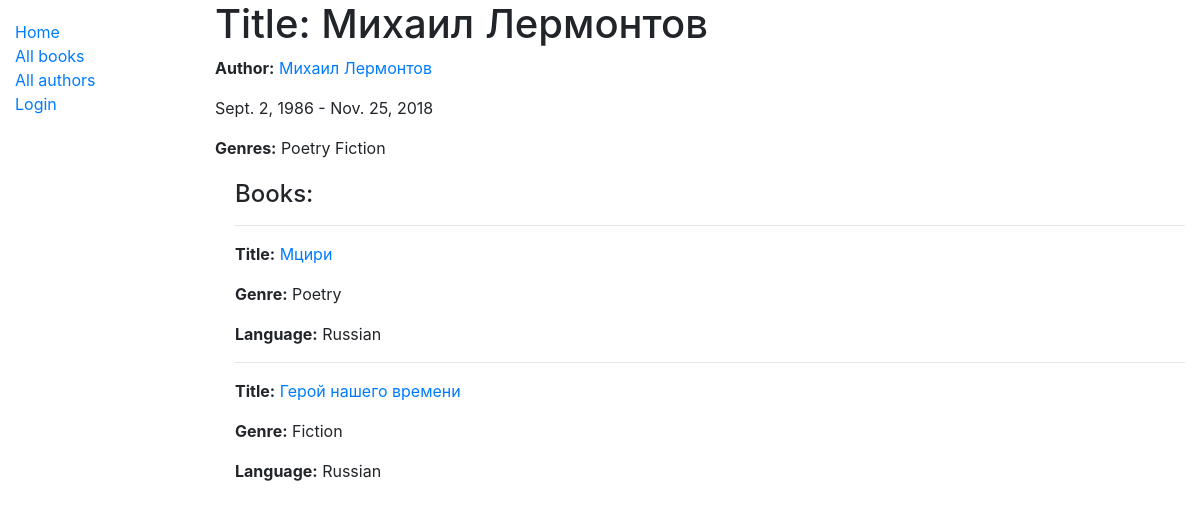
The app's page /catalog/author/1 with its own data.
### catalog/models.py (models this page shows, shortened)
class Author(models.Model):
    first_name = models.CharField(max_length=100)
    last_name = models.CharField(max_length=100)
    date_of_birth = models.DateField(null=True, blank=True)
    date_of_death = models.DateField(null=True, blank=True)
    def __str__(self):
        return '{} {}'.format(self.first_name, self.last_name)
    class Meta:
        ordering = ['last_name']

class Genre(models.Model):
    name = models.CharField(max_length=200, help_text="Enter a book genre")
    def __str__(self):
        return self.name

class Book(models.Model):
    title = models.CharField(max_length=200)
    author = models.ForeignKey('Author', on_delete=models.SET_NULL, null=True)
    summary = models.TextField(max_length=1000, help_text="Enter a brief description of the book")
    isbn = models.CharField('ISBN', max_length=13, help_text='13 Character <a href="https://www.isbn-international.org/content/what-isbn">ISBN number</a>')
    genre = models.ManyToManyField(Genre, help_text="Select a genre for this book")
    language = models.ForeignKey('Language', on_delete=models.SET_NULL, null=True)
    def display_genre(self):
        return ', '.join(genre.name for genre in self.genre.all()[:3])
    display_genre.short_description = 'Genre'

class Language(models.Model):
    name = models.CharField(max_length=200, help_text='Enter a book natural language')
    def __str__(self):
        return self.name

### catalog/views.py (the view)
# urls.py: path('author/<pk>', AuthorDetailView.as_view(), name='author-detail'),
class AuthorDetailView(generic.DetailView):
    model = Author

### catalog/templates/catalog/author_detail.html (shortened to what this page needs)
{% extends "base_generic.html" %}
{% block content %}
  <h1>Title: {{ author }}</h1>
  <p><strong>Author:</strong> <a href="">{{ author }}</a></p>
  <p>{{ author.date_of_birth }} - {{ author.date_of_death }} </p>
  <p><strong>Genres:</strong>
    {% for book in author.book_set.all %}
        {% for genre in book.genre.all %}
            {{ genre }}
        {% endfor %}
    {% endfor %}</p>
  <div style="margin-left:20px;margin-top:20px">
    <h4>Books: </h4>
    {% for copy in author.book_set.all %}
    <hr>
    <p><strong>Title:</strong><a href="{% url 'book-detail' copy.pk %}"> {{copy.title}}</a> </p>
    <p><strong>Genre:</strong> {% for genre in copy.genre.all %}
        {{ genre }}
        {% endfor %}</p>
    <p><strong>Language:</strong> {{copy.language}}</p>
    {% endfor %}
  </div>
{% endblock %}

### records on screen
Author: first_name+last_name "Михаил Лермонтов", date_of_birth "Sept. 2, 1986", date_of_death "Nov. 25, 2018"
Book: title "Мцири", language "Russian"
Genre: name "Poetry"
Book: title "Герой нашего времени", language "Russian"
Genre: name "Fiction"
